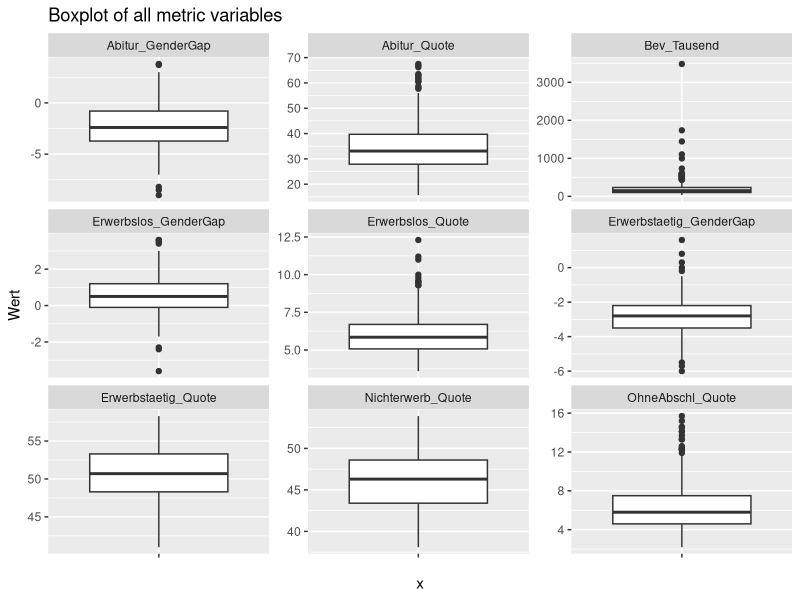
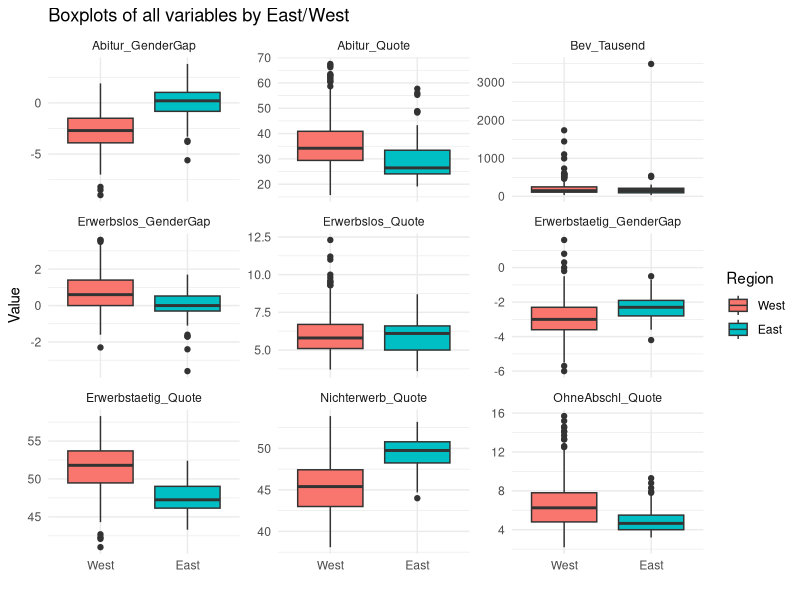
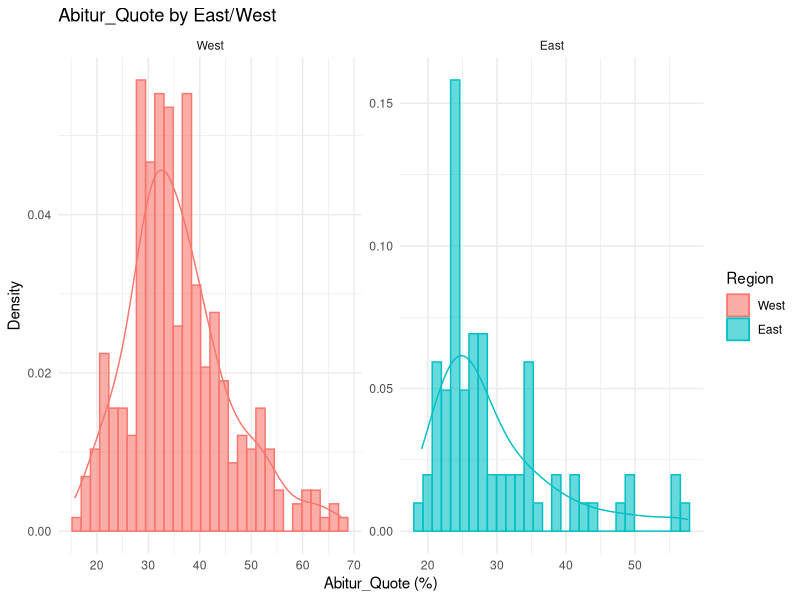
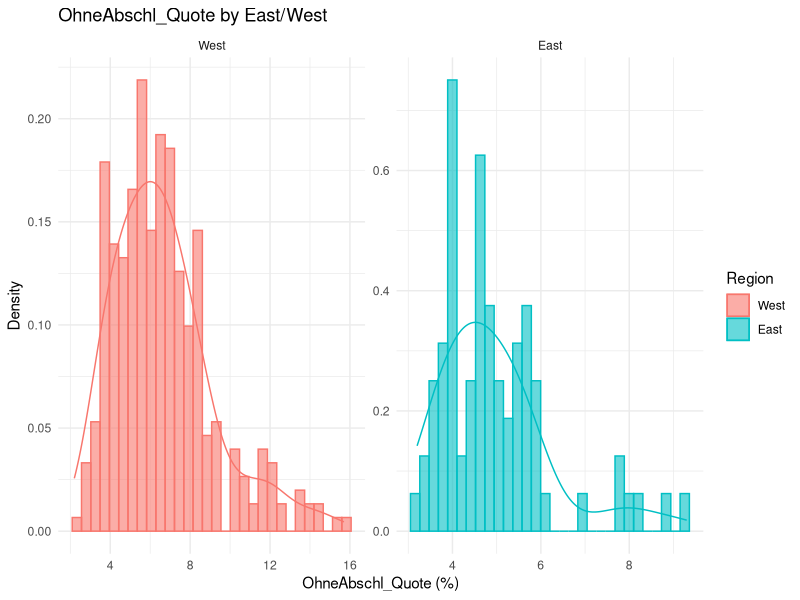
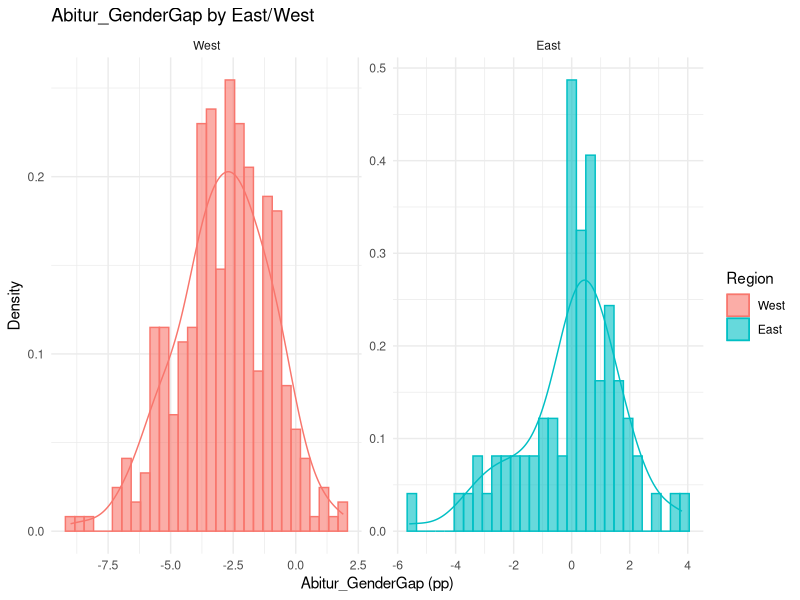
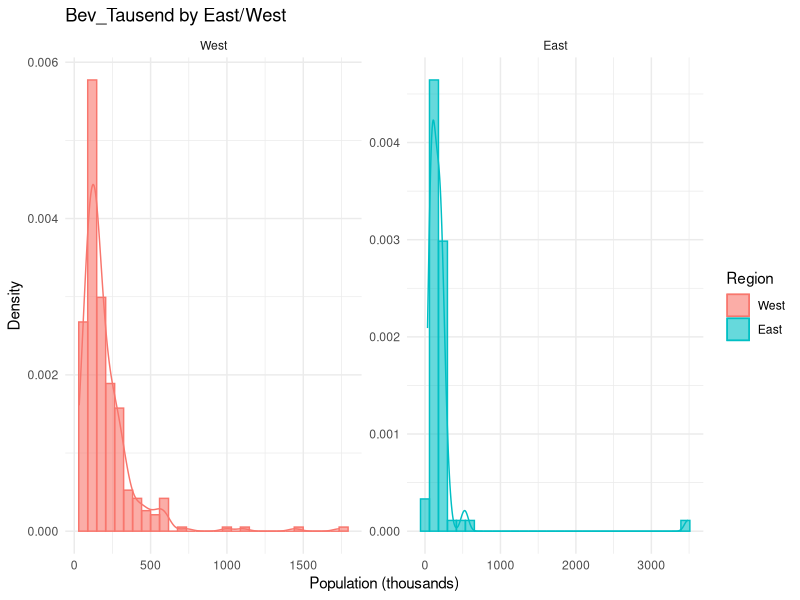
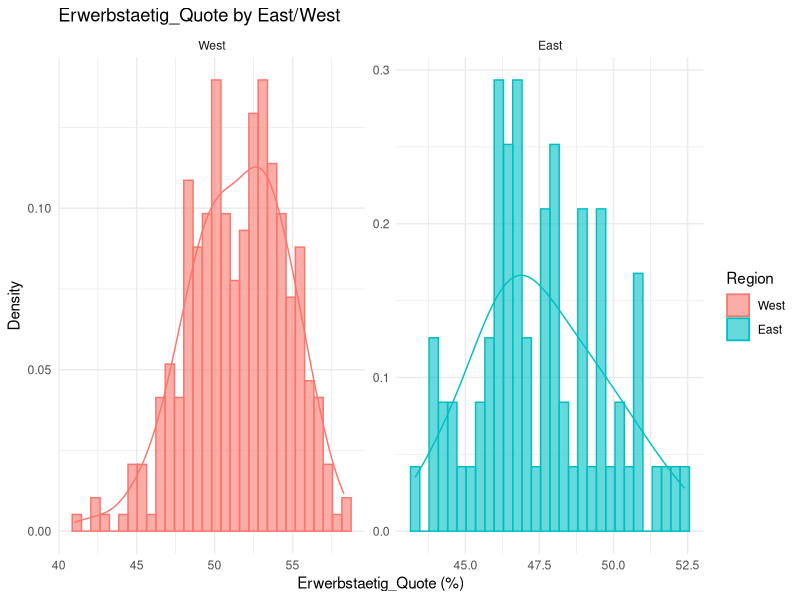
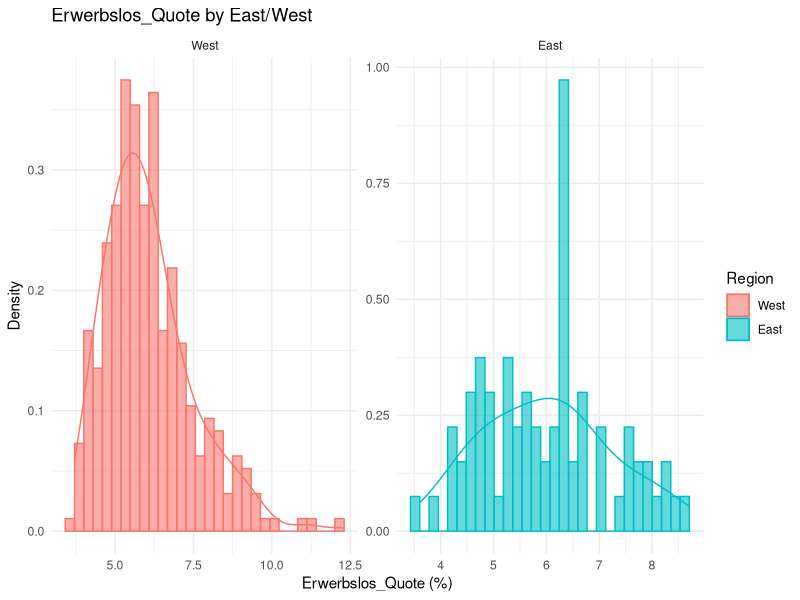

Here is the R script that generated these plots, in order:
# RELOAD DATA FRESH FIRST
zensus_wide <- readr::read_csv("zensus2022_wide.csv")
zensus_long <- readr::read_csv("zensus2022_long.csv")

#TASK1
#check structures of variables 
str(zensus_wide)

#check if scales of variables are appropriate by checking min max median
summary(zensus_wide)

#we can see that OstDe is int, we must change it to factor
zensus_wide$Ostdeutschland <- factor(zensus_wide$Ostdeutschland,
                                     levels = c(0,1),
                                     labels = c("West", "East"))

zensus_long$Ostdeutschland <- factor(zensus_long$Ostdeutschland,
                                     levels = c(0, 1),
                                     labels = c("West", "East"))

#create Region column in both datasets
zensus_wide$Region <- zensus_wide$Ostdeutschland
zensus_long$Region <- zensus_long$Ostdeutschland

#reorder columns so Region appears in place of Ostdeutschland
library(dplyr)
zensus_wide <- zensus_wide %>%
  select(ARS, Name, Bundesland, Region, Bev_Tausend, Abitur_Quote, 
         OhneAbschl_Quote, Abitur_GenderGap, Erwerbstaetig_Quote, 
         Erwerbslos_Quote, Nichterwerb_Quote, Erwerbstaetig_GenderGap, 
         Erwerbslos_GenderGap)

#verify both
str(zensus_wide$Region)
str(zensus_long$Region)

#no missing values check
colSums(is.na(zensus_wide))

#categorical variables: ARS, Name, Bundesland, Region
#metric variables: all remaining 9 variables
#no further cleaning necessary


#TASK 2
library(ggplot2)
ggplot(zensus_long, aes(x="", y = Wert)) +
  geom_boxplot() +
  facet_wrap(~ Variable, scales = "free_y") +
  labs(title = "Boxplot of all metric variables")

#exact outliers using IQR rule for each variable
library(dplyr)

#Bev_Tausend
Q1 <- quantile(zensus_wide$Bev_Tausend, 0.25)
Q3 <- quantile(zensus_wide$Bev_Tausend, 0.75)
IQR_val <- Q3 - Q1
zensus_wide %>%
  filter(Bev_Tausend < (Q1 - 1.5 * IQR_val) | Bev_Tausend > (Q3 + 1.5 * IQR_val)) %>%
  select(Name, Bundesland, Bev_Tausend) %>%
  arrange(desc(Bev_Tausend))

#Abitur_Quote
Q1 <- quantile(zensus_wide$Abitur_Quote, 0.25)
Q3 <- quantile(zensus_wide$Abitur_Quote, 0.75)
IQR_val <- Q3 - Q1
zensus_wide %>%
  filter(Abitur_Quote < (Q1 - 1.5 * IQR_val) | Abitur_Quote > (Q3 + 1.5 * IQR_val)) %>%
  select(Name, Bundesland, Abitur_Quote) %>%
  arrange(desc(Abitur_Quote))

#OhneAbschl_Quote
Q1 <- quantile(zensus_wide$OhneAbschl_Quote, 0.25)
Q3 <- quantile(zensus_wide$OhneAbschl_Quote, 0.75)
IQR_val <- Q3 - Q1
zensus_wide %>%
  filter(OhneAbschl_Quote < (Q1 - 1.5 * IQR_val) | OhneAbschl_Quote > (Q3 + 1.5 * IQR_val)) %>%
  select(Name, Bundesland, OhneAbschl_Quote) %>%
  arrange(desc(OhneAbschl_Quote))

#Abitur_GenderGap
Q1 <- quantile(zensus_wide$Abitur_GenderGap, 0.25)
Q3 <- quantile(zensus_wide$Abitur_GenderGap, 0.75)
IQR_val <- Q3 - Q1
zensus_wide %>%
  filter(Abitur_GenderGap < (Q1 - 1.5 * IQR_val) | Abitur_GenderGap > (Q3 + 1.5 * IQR_val)) %>%
  select(Name, Bundesland, Abitur_GenderGap) %>%
  arrange(Abitur_GenderGap)

#Erwerbstaetig_Quote
Q1 <- quantile(zensus_wide$Erwerbstaetig_Quote, 0.25)
Q3 <- quantile(zensus_wide$Erwerbstaetig_Quote, 0.75)
IQR_val <- Q3 - Q1
zensus_wide %>%
  filter(Erwerbstaetig_Quote < (Q1 - 1.5 * IQR_val) | Erwerbstaetig_Quote > (Q3 + 1.5 * IQR_val)) %>%
  select(Name, Bundesland, Erwerbstaetig_Quote) %>%
  arrange(Erwerbstaetig_Quote)

#Erwerbslos_Quote
Q1 <- quantile(zensus_wide$Erwerbslos_Quote, 0.25)
Q3 <- quantile(zensus_wide$Erwerbslos_Quote, 0.75)
IQR_val <- Q3 - Q1
zensus_wide %>%
  filter(Erwerbslos_Quote < (Q1 - 1.5 * IQR_val) | Erwerbslos_Quote > (Q3 + 1.5 * IQR_val)) %>%
  select(Name, Bundesland, Erwerbslos_Quote) %>%
  arrange(desc(Erwerbslos_Quote))

#Nichterwerb_Quote
Q1 <- quantile(zensus_wide$Nichterwerb_Quote, 0.25)
Q3 <- quantile(zensus_wide$Nichterwerb_Quote, 0.75)
IQR_val <- Q3 - Q1
zensus_wide %>%
  filter(Nichterwerb_Quote < (Q1 - 1.5 * IQR_val) | Nichterwerb_Quote > (Q3 + 1.5 * IQR_val)) %>%
  select(Name, Bundesland, Nichterwerb_Quote) %>%
  arrange(desc(Nichterwerb_Quote))

#Erwerbstaetig_GenderGap
Q1 <- quantile(zensus_wide$Erwerbstaetig_GenderGap, 0.25)
Q3 <- quantile(zensus_wide$Erwerbstaetig_GenderGap, 0.75)
IQR_val <- Q3 - Q1
zensus_wide %>%
  filter(Erwerbstaetig_GenderGap < (Q1 - 1.5 * IQR_val) | Erwerbstaetig_GenderGap > (Q3 + 1.5 * IQR_val)) %>%
  select(Name, Bundesland, Erwerbstaetig_GenderGap) %>%
  arrange(Erwerbstaetig_GenderGap)

#Erwerbslos_GenderGap
Q1 <- quantile(zensus_wide$Erwerbslos_GenderGap, 0.25)
Q3 <- quantile(zensus_wide$Erwerbslos_GenderGap, 0.75)
IQR_val <- Q3 - Q1
zensus_wide %>%
  filter(Erwerbslos_GenderGap < (Q1 - 1.5 * IQR_val) | Erwerbslos_GenderGap > (Q3 + 1.5 * IQR_val)) %>%
  select(Name, Bundesland, Erwerbslos_GenderGap) %>%
  arrange(Erwerbslos_GenderGap)

#how to deal?
#since this is official census data, all values are real and valid.
#keep all outliers in the dataset
#interpret them in context of location and city
#we can use median instead of average, median is more robust. use mad instead of sd



#TASK 3 

#boxplots for each variable
library(ggplot2)
ggplot(zensus_long, aes(x = Region, y = Wert, fill = Region)) +
  geom_boxplot() +
  facet_wrap(~ Variable, scales = "free_y") +
  labs(title = "Boxplots of all variables by East/West",
       x = "", 
       y = "Value",
       fill = "Region") +
  theme_minimal()

#histograms for each variable

#Abitur_Quote
ggplot(zensus_wide, aes(x = Abitur_Quote, fill = Region, color = Region)) +
  geom_histogram(alpha = 0.6, position = "identity", bins = 30, aes(y = after_stat(density))) +
  geom_density(adjust = 1.4, fill = NA) +
  facet_wrap(~ Region, scales = "free") +
  labs(title = "Abitur_Quote by East/West",
       x = "Abitur_Quote (%)", y = "Density",
       fill = "Region", color = "Region") +
  theme_minimal()

#OhneAbschl_Quote
ggplot(zensus_wide, aes(x = OhneAbschl_Quote, fill = Region, color = Region)) +
  geom_histogram(alpha = 0.6, position = "identity", bins = 30, aes(y = after_stat(density))) +
  geom_density(adjust = 1.4, fill = NA) +
  facet_wrap(~ Region, scales = "free") +
  labs(title = "OhneAbschl_Quote by East/West",
       x = "OhneAbschl_Quote (%)", y = "Density",
       fill = "Region", color = "Region") +
  theme_minimal()

#Abitur_GenderGap
ggplot(zensus_wide, aes(x = Abitur_GenderGap, fill = Region, color = Region)) +
  geom_histogram(alpha = 0.6, position = "identity", bins = 30, aes(y = after_stat(density))) +
  geom_density(adjust = 1.4, fill = NA) +
  facet_wrap(~ Region, scales = "free") +
  labs(title = "Abitur_GenderGap by East/West",
       x = "Abitur_GenderGap (pp)", y = "Density",
       fill = "Region", color = "Region") +
  theme_minimal()

#Bev_Tausend
ggplot(zensus_wide, aes(x = Bev_Tausend, fill = Region, color = Region)) +
  geom_histogram(alpha = 0.6, position = "identity", bins = 30, aes(y = after_stat(density))) +
  geom_density(adjust = 1.4, fill = NA) +
  facet_wrap(~ Region, scales = "free") +
  labs(title = "Bev_Tausend by East/West",
       x = "Population (thousands)", y = "Density",
       fill = "Region", color = "Region") +
  theme_minimal()

#Erwerbstaetig_Quote
ggplot(zensus_wide, aes(x = Erwerbstaetig_Quote, fill = Region, color = Region)) +
  geom_histogram(alpha = 0.6, position = "identity", bins = 30, aes(y = after_stat(density))) +
  geom_density(adjust = 1.4, fill = NA) +
  facet_wrap(~ Region, scales = "free") +
  labs(title = "Erwerbstaetig_Quote by East/West",
       x = "Erwerbstaetig_Quote (%)", y = "Density",
       fill = "Region", color = "Region") +
  theme_minimal()

#Erwerbslos_Quote
ggplot(zensus_wide, aes(x = Erwerbslos_Quote, fill = Region, color = Region)) +
  geom_histogram(alpha = 0.6, position = "identity", bins = 30, aes(y = after_stat(density))) +
  geom_density(adjust = 1.4, fill = NA) +
  facet_wrap(~ Region, scales = "free") +
  labs(title = "Erwerbslos_Quote by East/West",
       x = "Erwerbslos_Quote (%)", y = "Density",
       fill = "Region", color = "Region") +
  theme_minimal()

#Nichterwerb_Quote
ggplot(zensus_wide, aes(x = Nichterwerb_Quote, fill = Region, color = Region)) +
  geom_histogram(alpha = 0.6, position = "identity", bins = 30, aes(y = after_stat(density))) +
  geom_density(adjust = 1.4, fill = NA) +
  facet_wrap(~ Region, scales = "free") +
  labs(title = "Nichterwerb_Quote by East/West",
       x = "Nichterwerb_Quote (%)", y = "Density",
       fill = "Region", color = "Region") +
  theme_minimal()

#Erwerbstaetig_GenderGap
ggplot(zensus_wide, aes(x = Erwerbstaetig_GenderGap, fill = Region, color = Region)) +
  geom_histogram(alpha = 0.6, position = "identity", bins = 30, aes(y = after_stat(density))) +
  geom_density(adjust = 1.4, fill = NA) +
  facet_wrap(~ Region, scales = "free") +
  labs(title = "Erwerbstaetig_GenderGap by East/West",
       x = "Erwerbstaetig_GenderGap (pp)", y = "Density",
       fill = "Region", color = "Region") +
  theme_minimal()

#Erwerbslos_GenderGap
ggplot(zensus_wide, aes(x = Erwerbslos_GenderGap, fill = Region, color = Region)) +
  geom_histogram(alpha = 0.6, position = "identity", bins = 30, aes(y = after_stat(density))) +
  geom_density(adjust = 1.4, fill = NA) +
  facet_wrap(~ Region, scales = "free") +
  labs(title = "Erwerbslos_GenderGap by East/West",
       x = "Erwerbslos_GenderGap (pp)", y = "Density",
       fill = "Region", color = "Region") +
  theme_minimal()


#what do we see?
#Abitur_Quote
#west has much higher abitur rates than east
#west is more spread out, east is compact and lower

#Abitur_GenderGap
#west is more negative men have higher abitur rates in west
#east is closer to zero more equal between genders

#Bev_Tausend
#both heavily right skewed, most districts small, few very large
#berlin is the extreme outlier

#Erwerbslos_Quote
#very similar between east and west

#Erwerbstaetig_Quote

#west clearly higher,more people employed in west
#east shifted noticeably to the left

#Nichterwerb_Quote
#east clearly higher more people not in labour force at all
#direct opposite of the employment finding above

#Erwerbstaetig_GenderGap
#both negative men more employed than women everywhere
#west more negative bigger gender gap in west
#east closer to zero more equal in east

#OhneAbschl_Quote
#west has more outliers and higher values
#east lower and more compact

#Erwerbslos_GenderGap
#west positive men slightly more unemployed than women
#east negative women more unemployed than men
#clear structural difference between regions


#TASK 4
#create pairwise scatterplots and find the relationships
pairs(zensus_wide[, 5:13],
      lower.panel = NULL,
      col = ifelse(zensus_wide$Region == "East", "steelblue", "salmon"),
      pch = 16,
      cex = 0.5,
      main = "Pairwise scatterplots of all metric variables",
      oma = c(3, 3, 5, 3))

par(xpd = TRUE)
legend(x = "bottom",
       legend = c("West", "East"),
       col = c("salmon", "steelblue"),
       pch = 16,
       cex = 0.9,
       bty = "n",
       horiz = TRUE)

#what do we observe from the pairwise scatterplot?

#Erwerbstaetig_Quote vs Nichterwerb_Quote
#strongest relationship in the entire plot, tight diagonal line going downward
#as employment goes up, inactivity goes down, almost perfectly
#both east and west follow the same line closely

#Abitur_Quote vs OhneAbschl_Quote
#downward slope, more high education means less people with no certificate
#east clusters at lower abitur and lower ohneabschl values

#Abitur_Quote vs Erwerbslos_Quote
#slight downward slope, higher education linked to lower unemployment
#east and west somewhat separated

#OhneAbschl_Quote vs Erwerbslos_Quote
#upward slope, more people without certificates linked to higher unemployment

#east/west separation
#blue east dots cluster clearly lower than pink west in Abitur_Quote
#in Erwerbstaetig_Quote and Nichterwerb_Quote east and west visibly separated
#in Erwerbslos_Quote east and west overlap heavily, similar unemployment rates

#Bev_Tausend
#flat scattered lines with all other variables, no relationship
#population size tells us nothing about education or employment
#berlin visible as extreme outlier in all panels of this row

#gender gap variables
#mostly scattered clouds across all pairs, weak relationships overall


#TASK 5

#correlation plot with significance stars
library(psych)

#copy with shorter names, original data untouched
plot_data <- zensus_wide[, 5:13]
colnames(plot_data) <- c(
  "Bev_Tausend", "Abitur_Quote", "OhneAbschl",
  "Abitur_Gap", "Erwerbst_Quote", "Erwerbslos_Quote",
  "Nichterw_Quote", "Erwerbst_Gap", "Erwerbslos_Gap"
)

cor.plot(plot_data,
         numbers = TRUE,
         upper = FALSE,
         main = "Correlation plot of all metric variables",
         show.legend = FALSE,
         cex = 0.8,
         xlas = 2,
         stars = TRUE)

#significance analysis
result <- corr.test(zensus_wide[, 5:13])
round(result$r, 4)
round(result$p, 4)

#findings
#research conventions(cohen 1988) 

#r = 0.10 to 0.29 weak
#r = 0.30 to 0.49 moderate
#r = 0.50 to 1.00 strong
#sign indicates direction, magnitude indicates strength

#Erwerbstaetig_Quote vs Nichterwerb_Quote = -0.98, p = 0.000
#strongest correlation in the entire dataset, highly significant
#as employment goes up, inactivity goes down almost perfectly

#OhneAbschl_Quote vs Erwerbslos_Quote = 0.53, p = 0.000
#moderate positive, significant
#more people without certificates linked to higher unemployment

#Abitur_Quote vs Abitur_GenderGap = -0.47, p = 0.000
#moderate negative, significant
#higher abitur districts tend to have smaller gender gap

#Abitur_Quote vs OhneAbschl_Quote = 0.41, p = 0.000
#moderate positive, significant

#Erwerbstaetig_Quote vs Erwerbslos_Quote = -0.42, p = 0.000
#moderate negative, significant
#higher employment linked to lower unemployment

#Erwerbslos_GenderGap vs Erwerbstaetig_Quote = 0.54, p = 0.000
#moderate positive, significant

#Erwerbslos_GenderGap vs Nichterwerb_Quote = -0.58, p = 0.000
#moderate negative, significant

#Bev_Tausend vs most variables
#all near zero and not significant
#population size has no meaningful relationship with any other variable


##TASK 6 - causality discussion
#no code needed, purely a discussion question for the report

#can we conclude causality from our results?
#no, we cannot conclude causality because:

#reason 1 - observational data
#the census is not a controlled experiment
#we simply observed districts as they are
#no variables were manipulated

#reason 2 - confounding variables
#a third hidden variable could be causing both variables to move together
#example: poverty could cause both low education and high unemployment
#we cannot separate these effects with our data

#reason 3 - reverse causality
#we cannot tell which direction the relationship goes
#does low education cause unemployment?
#or does unemployment cause people to leave school early?
#both directions are plausible

#reason 4 - no time dimension
#our data is a snapshot from one point in time (may 2022)
#causality requires observing change over time

#conclusion
#we can only say variables are associated or correlated
#not that one causes the other
#establishing causality would require experimental data,
#longitudinal data, or more advanced causal inference methods


#TASK 7
#identify at least 3 variables that influence unemployment rate
#top 3 based on correlation: OhneAbschl_Quote, Erwerbstaetig_Quote, Abitur_Quote

#univariate methods

#scatterplot: OhneAbschl_Quote vs Erwerbslos_Quote
ggplot(zensus_wide, aes(x = OhneAbschl_Quote, y = Erwerbslos_Quote,
                        color = Region)) +
  geom_point(alpha = 0.6, size = 1.5) +
  geom_smooth(method = "lm", se = TRUE) +
  labs(title = "OhneAbschl_Quote vs Erwerbslos_Quote",
       x = "Share without school certificate (%)",
       y = "Unemployment rate (%)",
       color = "Region") +
  theme_minimal()

#scatterplot: Abitur_Quote vs Erwerbslos_Quote
ggplot(zensus_wide, aes(x = Abitur_Quote, y = Erwerbslos_Quote,
                        color = Region)) +
  geom_point(alpha = 0.6, size = 1.5) +
  geom_smooth(method = "lm", se = TRUE) +
  labs(title = "Abitur_Quote vs Erwerbslos_Quote",
       x = "Abitur rate (%)",
       y = "Unemployment rate (%)",
       color = "Region") +
  theme_minimal()

#boxplot: Region vs Erwerbslos_Quote
boxplot(Erwerbslos_Quote ~ Region, data = zensus_wide,
        col = c("salmon", "steelblue"),
        main = "Unemployment rate by East/West",
        xlab = "Region",
        ylab = "Unemployment rate (%)")

#multivariate methods

#reset graphics device before cor.plot
dev.off()
par(mar = c(14, 14, 4, 2))

#correlation plot - shows all candidate variables together
library(psych)
cor.plot(zensus_wide[, c("Erwerbslos_Quote", "OhneAbschl_Quote", 
                         "Abitur_Quote", "Erwerbstaetig_Quote",
                         "Nichterwerb_Quote")],
         numbers = TRUE,
         upper = FALSE,
         main = "Correlations with unemployment rate",
         show.legend = TRUE,
         cex = 0.8,
         stars = TRUE,
         xlas = 2)

#multiple linear regression - quantifies influence of all 3 variables simultaneously
par(mar = c(5, 4, 4, 2))
model <- lm(Erwerbslos_Quote ~ 
              Abitur_Quote + 
              OhneAbschl_Quote + 
              Erwerbstaetig_Quote,
            data = zensus_wide)
summary(model)
#significant coefficients confirm which variables truly influence unemployment
#while controlling for the other variables simultaneously

#regression with region interaction
#checks if east/west differences change the relationships
model2 <- lm(
  Erwerbslos_Quote ~ 
    Abitur_Quote * Region + 
    OhneAbschl_Quote * Region,
  data = zensus_wide
)
summary(model2)

#conclusion task 7
#OhneAbschl_Quote is the strongest and most consistent predictor of unemployment
#Erwerbstaetig_Quote is a significant negative predictor
#Abitur_Quote is NOT significant when controlling for the other variables
#the effect of no-certificate rate is significantly stronger in east than west
#in East Germany the effect of low education on unemployment
#is twice as strong as in West Germany (0.59 vs 0.30)


##task 8 

library(psych)

#describeBy() from psych package gives descriptive statistics
#gives  mean, median, sd, min, max etc.

describeBy(zensus_wide[, 5:13],
           group = zensus_wide$Region)

#aggregate() calculates  statistic for each group
#calculate median and sd for each variable split by east/west

#median comparison
aggregate(zensus_wide[, 5:13],
          by = list(Region = zensus_wide$Region),
          FUN = median)

#standard deviation is from mean // use MAD comparison
aggregate(zensus_wide[, 5:13],
          by = list(Region = zensus_wide$Region),
          FUN = mad)

#task 8 findings

#Abitur_Quote
#west median 34.20% vs east median 26.45%
#west significantly higher, nearly 8 percentage points difference
#west more spread out, more variation between western districts

#OhneAbschl_Quote
#west median 6.25% vs east median 4.65%
#west higher, more people without any school certificate in west
#east more homogeneous, less variation between eastern districts

#Abitur_GenderGap
#west median -2.70 vs east median +0.20
#in west men have higher abitur rates
#in east women and men almost equal
#likely legacy of gdr education system promoting gender equality

#Erwerbstaetig_Quote
#west median 51.80% vs east median 47.25%
#west clearly higher, more people employed in west
#east also less spread out

#Erwerbslos_Quote
#west median 5.80% vs east median 6.10%
#almost identical, surprisingly little difference between east and west
#west has more extreme outliers

#Nichterwerb_Quote
#west median 45.40% vs east median 49.75%
#east clearly higher, more people economically inactive in east
#directly mirrors the employment finding
#east more homogeneous

#Erwerbstaetig_GenderGap
#west median -3.00 vs east median -2.30
#both negative, men more employed than women everywhere
#west gap larger, bigger gender inequality in west
#east closer to zero, more equal, likely gdr legacy

#Erwerbslos_GenderGap
#west median 0.60 vs east median 0.00
#west positive, men slightly more unemployed than women
#east at zero, no gender difference in unemployment

#overall
#east has lower education but less inequality between districts
#east has lower employment but similar unemployment to west
#east has more gender equality in both education and labour market
#west has higher education and employment but more polarisation
#differences reflect gdr legacy and ongoing structural challenges
#more than 30 years after reunification
